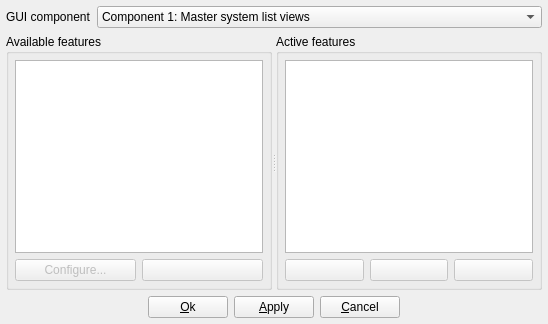
<?xml version="1.0" encoding="UTF-8"?>
<ui version="4.0">
 <author>R. Reucher</author>
 <class>ComponentSetup</class>
 <widget class="QDialog" name="ComponentSetup">
  <property name="geometry">
   <rect>
    <x>0</x>
    <y>0</y>
    <width>548</width>
    <height>324</height>
   </rect>
  </property>
  <property name="windowTitle">
   <string>Component setup</string>
  </property>
  <layout class="QGridLayout" name="gridLayout" rowstretch="0,1,0">
   <item row="0" column="0">
    <layout class="QHBoxLayout" name="horizontalLayout1">
     <item>
      <widget class="QLabel" name="labelGuiComponent">
       <property name="text">
        <string>GUI component</string>
       </property>
      </widget>
     </item>
     <item>
      <widget class="QComboBox" name="comboBoxComponents">
       <property name="sizePolicy">
        <sizepolicy hsizetype="MinimumExpanding" vsizetype="Fixed">
         <horstretch>0</horstretch>
         <verstretch>0</verstretch>
        </sizepolicy>
       </property>
       <property name="toolTip">
        <string>Select GUI component to set up</string>
       </property>
       <item>
        <property name="text">
         <string>Component 1: Master system list views</string>
        </property>
       </item>
       <item>
        <property name="text">
         <string>Component 2: System-specific detail tabs</string>
        </property>
       </item>
       <item>
        <property name="text">
         <string>Component 3: Logs and special widgets</string>
        </property>
       </item>
      </widget>
     </item>
    </layout>
   </item>
   <item row="1" column="0">
    <widget class="QSplitter" name="hSplitter">
     <property name="orientation">
      <enum>Qt::Horizontal</enum>
     </property>
     <property name="childrenCollapsible">
      <bool>false</bool>
     </property>
     <widget class="QGroupBox" name="groupBoxAvailableFeatures">
      <property name="title">
       <string>Available features</string>
      </property>
      <layout class="QGridLayout" name="gridLayoutAvailableFeatures">
       <item row="0" column="0">
        <widget class="QListWidget" name="listWidgetAvailableFeatures">
         <property name="toolTip">
          <string>List of available features</string>
         </property>
         <property name="selectionMode">
          <enum>QAbstractItemView::ExtendedSelection</enum>
         </property>
        </widget>
       </item>
       <item row="1" column="0">
        <layout class="QHBoxLayout" name="horizontalLayout2">
         <item>
          <widget class="QPushButton" name="pushButtonConfigureFeature">
           <property name="enabled">
            <bool>false</bool>
           </property>
           <property name="sizePolicy">
            <sizepolicy hsizetype="Minimum" vsizetype="Minimum">
             <horstretch>0</horstretch>
             <verstretch>0</verstretch>
            </sizepolicy>
           </property>
           <property name="toolTip">
            <string>Configure current feature</string>
           </property>
           <property name="text">
            <string>Configure...</string>
           </property>
           <property name="icon">
            <iconset resource="qmc2.qrc">
             <normaloff>:/data/img/configure.png</normaloff>:/data/img/configure.png</iconset>
           </property>
          </widget>
         </item>
         <item>
          <widget class="QPushButton" name="pushButtonActivateFeatures">
           <property name="enabled">
            <bool>false</bool>
           </property>
           <property name="sizePolicy">
            <sizepolicy hsizetype="Minimum" vsizetype="Minimum">
             <horstretch>0</horstretch>
             <verstretch>0</verstretch>
            </sizepolicy>
           </property>
           <property name="toolTip">
            <string>Activate selected features</string>
           </property>
           <property name="text">
            <string/>
           </property>
           <property name="icon">
            <iconset resource="qmc2.qrc">
             <normaloff>:/data/img/right_action.png</normaloff>:/data/img/right_action.png</iconset>
           </property>
          </widget>
         </item>
        </layout>
       </item>
      </layout>
     </widget>
     <widget class="QGroupBox" name="groupBoxActiveFeatures">
      <property name="title">
       <string>Active features</string>
      </property>
      <layout class="QGridLayout" name="gridLayoutActiveFeatures">
       <item row="0" column="0">
        <widget class="QListWidget" name="listWidgetActiveFeatures">
         <property name="toolTip">
          <string>List of active features and their order</string>
         </property>
         <property name="selectionMode">
          <enum>QAbstractItemView::ExtendedSelection</enum>
         </property>
        </widget>
       </item>
       <item row="1" column="0">
        <layout class="QHBoxLayout" name="horizontalLayout3">
         <item>
          <widget class="QPushButton" name="pushButtonDeactivateFeatures">
           <property name="enabled">
            <bool>false</bool>
           </property>
           <property name="sizePolicy">
            <sizepolicy hsizetype="Minimum" vsizetype="Minimum">
             <horstretch>0</horstretch>
             <verstretch>0</verstretch>
            </sizepolicy>
           </property>
           <property name="toolTip">
            <string>Deactivate selected features</string>
           </property>
           <property name="icon">
            <iconset resource="qmc2.qrc">
             <normaloff>:/data/img/left_action.png</normaloff>:/data/img/left_action.png</iconset>
           </property>
          </widget>
         </item>
         <item>
          <widget class="QPushButton" name="pushButtonFeatureUp">
           <property name="enabled">
            <bool>false</bool>
           </property>
           <property name="sizePolicy">
            <sizepolicy hsizetype="Minimum" vsizetype="Minimum">
             <horstretch>0</horstretch>
             <verstretch>0</verstretch>
            </sizepolicy>
           </property>
           <property name="toolTip">
            <string>Move selected feature up</string>
           </property>
           <property name="icon">
            <iconset resource="qmc2.qrc">
             <normaloff>:/data/img/up_action.png</normaloff>:/data/img/up_action.png</iconset>
           </property>
           <property name="autoRepeat">
            <bool>true</bool>
           </property>
          </widget>
         </item>
         <item>
          <widget class="QPushButton" name="pushButtonFeatureDown">
           <property name="enabled">
            <bool>false</bool>
           </property>
           <property name="sizePolicy">
            <sizepolicy hsizetype="Minimum" vsizetype="Minimum">
             <horstretch>0</horstretch>
             <verstretch>0</verstretch>
            </sizepolicy>
           </property>
           <property name="toolTip">
            <string>Move selected feature down</string>
           </property>
           <property name="icon">
            <iconset resource="qmc2.qrc">
             <normaloff>:/data/img/down_action.png</normaloff>:/data/img/down_action.png</iconset>
           </property>
           <property name="autoRepeat">
            <bool>true</bool>
           </property>
          </widget>
         </item>
        </layout>
       </item>
      </layout>
     </widget>
    </widget>
   </item>
   <item row="2" column="0">
    <layout class="QHBoxLayout" name="horizontalLayout4">
     <item>
      <spacer name="horizontalSpacer1">
       <property name="orientation">
        <enum>Qt::Horizontal</enum>
       </property>
       <property name="sizeHint" stdset="0">
        <size>
         <width>0</width>
         <height>20</height>
        </size>
       </property>
      </spacer>
     </item>
     <item>
      <widget class="QPushButton" name="pushButtonOk">
       <property name="toolTip">
        <string>Apply component setup and close dialog</string>
       </property>
       <property name="text">
        <string>&amp;Ok</string>
       </property>
       <property name="icon">
        <iconset resource="qmc2.qrc">
         <normaloff>:/data/img/yes.png</normaloff>:/data/img/yes.png</iconset>
       </property>
      </widget>
     </item>
     <item>
      <widget class="QPushButton" name="pushButtonApply">
       <property name="toolTip">
        <string>Apply component setup</string>
       </property>
       <property name="text">
        <string>&amp;Apply</string>
       </property>
       <property name="icon">
        <iconset resource="qmc2.qrc">
         <normaloff>:/data/img/filesave.png</normaloff>:/data/img/filesave.png</iconset>
       </property>
      </widget>
     </item>
     <item>
      <widget class="QPushButton" name="pushButtonCancel">
       <property name="toolTip">
        <string>Cancel component setup and close dialog</string>
       </property>
       <property name="text">
        <string>&amp;Cancel</string>
       </property>
       <property name="icon">
        <iconset resource="qmc2.qrc">
         <normaloff>:/data/img/no.png</normaloff>:/data/img/no.png</iconset>
       </property>
      </widget>
     </item>
     <item>
      <spacer name="horizontalSpacer2">
       <property name="orientation">
        <enum>Qt::Horizontal</enum>
       </property>
       <property name="sizeHint" stdset="0">
        <size>
         <width>0</width>
         <height>20</height>
        </size>
       </property>
      </spacer>
     </item>
    </layout>
   </item>
  </layout>
 </widget>
 <layoutdefault spacing="6" margin="6"/>
 <tabstops>
  <tabstop>comboBoxComponents</tabstop>
  <tabstop>listWidgetAvailableFeatures</tabstop>
  <tabstop>listWidgetActiveFeatures</tabstop>
  <tabstop>pushButtonConfigureFeature</tabstop>
  <tabstop>pushButtonActivateFeatures</tabstop>
  <tabstop>pushButtonDeactivateFeatures</tabstop>
  <tabstop>pushButtonFeatureUp</tabstop>
  <tabstop>pushButtonFeatureDown</tabstop>
  <tabstop>pushButtonOk</tabstop>
  <tabstop>pushButtonApply</tabstop>
  <tabstop>pushButtonCancel</tabstop>
 </tabstops>
 <resources>
  <include location="qmc2.qrc"/>
 </resources>
 <connections>
  <connection>
   <sender>pushButtonOk</sender>
   <signal>clicked()</signal>
   <receiver>ComponentSetup</receiver>
   <slot>accept()</slot>
   <hints>
    <hint type="sourcelabel">
     <x>280</x>
     <y>431</y>
    </hint>
    <hint type="destinationlabel">
     <x>173</x>
     <y>426</y>
    </hint>
   </hints>
  </connection>
  <connection>
   <sender>pushButtonCancel</sender>
   <signal>clicked()</signal>
   <receiver>ComponentSetup</receiver>
   <slot>reject()</slot>
   <hints>
    <hint type="sourcelabel">
     <x>362</x>
     <y>431</y>
    </hint>
    <hint type="destinationlabel">
     <x>441</x>
     <y>423</y>
    </hint>
   </hints>
  </connection>
 </connections>
</ui>
